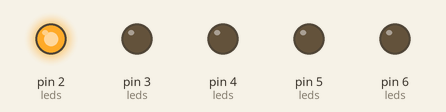
Recording of a sketch running on a simulated Arduino Uno, built with avr-gcc and run on an emulated ATmega328P. Parts: output pins drawn as LEDs (lit = HIGH).

Above: at 0.1 s.
At 0.9 s:
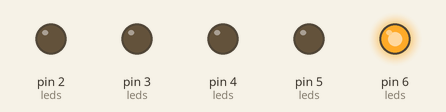
At 1.1 s:
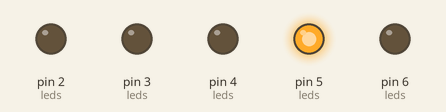
At 2.1 s:
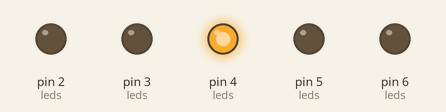
At 3.5 s:
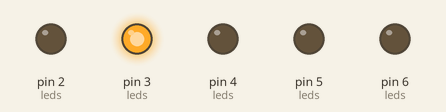
Timing chart, 0 to 3.8 s (numbered marks = the images above):
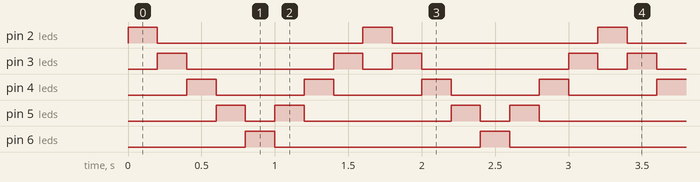

The sketch:

lab4-6-led-array2.ino
```cpp
#define LED1 (2)
#define LED2 (3)
#define LED3 (4)
#define LED4 (5)
#define LED5 (6)

byte leds[] = {LED1, LED2, LED3, LED4, LED5};
byte numLeds = sizeof(leds) / sizeof(leds[0]);

void setup() {
  // put your setup code here, to run once:
  for (int i = 0; i < numLeds; ++i) {
    pinMode(leds[i], OUTPUT);
    digitalWrite(leds[i], LOW);
  }
}

void loop() {
  for (int i = 0; i < numLeds - 1; ++i) {
    digitalWrite(leds[i], HIGH);
    delay(200);
    digitalWrite(leds[i], LOW);
  }

  for (int i = numLeds - 1; i > 0; --i) {
    digitalWrite(leds[i], HIGH);
    delay(200);
    digitalWrite(leds[i], LOW);
  }
}
```

Measured:
- by itself, pin 2 (leds), pin 6 (leds): alternates HIGH for 0.20 s and LOW for 1.4 s
- by itself, pin 3 (leds): repeats every 1.6 s: LOW 1.0 s, HIGH 0.20 s, LOW 0.20 s, HIGH 0.20 s
- by itself, pin 4 (leds): alternates HIGH for 0.20 s and LOW for 0.60 s
- by itself, pin 5 (leds): repeats every 1.6 s: LOW 0.20 s, HIGH 0.20 s, LOW 1.0 s, HIGH 0.20 s
